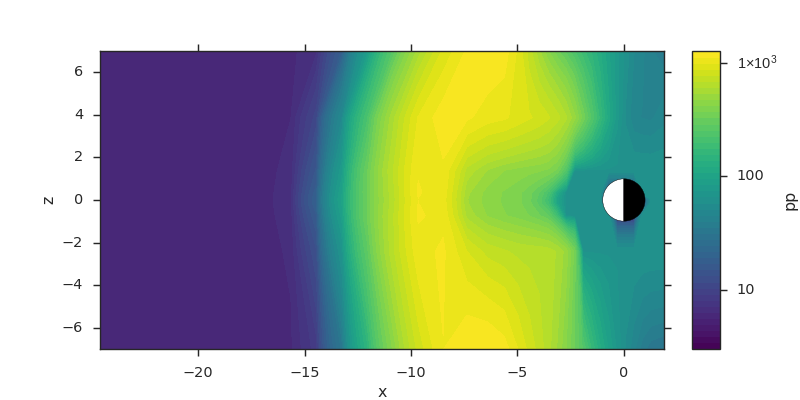

Write the Python code that produced this figure.
from os import path

import viscid
from viscid.plot import vpyplot as vlt
from matplotlib import pyplot as plt


f3d = viscid.load_file(path.join(viscid.sample_dir, 'sample_xdmf.3d.xdmf'))

# snip off the first 5 and last 25 cells in x, and grab every other cell
# in z between z = -8.0 and z = 10.0 (in space, not index).
# Notice that slices by location are done by appending an 'j' to the
# slice. This means "y=0" is not the same as "y=0j".

pp = f3d["pp"][5:-25, 0.0j, -8.0j:10.0j:2]

# this slice is also equivalent to...
# >>> pp = f3d["pp"]["x = 5:-25", "y = 0.0j", "z = -8.0j:10.0j:2"]
# >>> pp = f3d["pp"]["x = 5:-25, y = 0.0j, z = -8.0j:10.0j:2"]

plt.subplots(1, 1, figsize=(10, 5))
vlt.plot(pp, style="contourf", levels=50, plot_opts="log,earth")

vlt.show()
